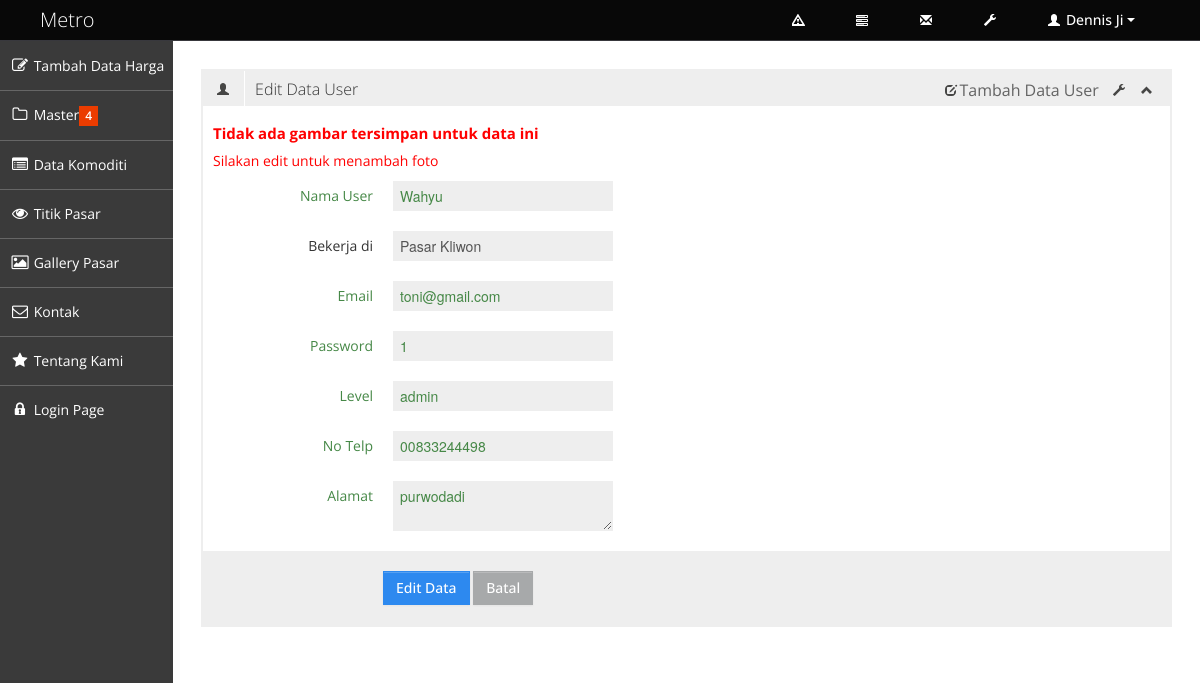
The page /index.php?page=detilU&id_user=1 on the database its author committed.
### tables this page shows
CREATE TABLE IF NOT EXISTS `user` (
  `id_user` int(11) NOT NULL,
  `id_pasar` int(11) NOT NULL,
  `email` varchar(30) NOT NULL,
  `password` varchar(30) NOT NULL,
  `level` varchar(30) NOT NULL,
  `nama_u` varchar(32) NOT NULL,
  `telp` varchar(20) NOT NULL DEFAULT '-',
  `alamat` text NOT NULL,
  `foto` varchar(50) DEFAULT NULL
);

CREATE TABLE IF NOT EXISTS `pasar` (
  `id_pasar` int(11) NOT NULL,
  `lat` double NOT NULL,
  `lng` double NOT NULL,
  `nama_pasar` varchar(30) NOT NULL,
  `telp` varchar(20) NOT NULL DEFAULT '-',
  `alamat` text NOT NULL,
  `gambar` varchar(50) DEFAULT NULL
);

### detil_user.php (the view, shortened to what this page needs)
<?php
 $id = $_GET['id_user'];
 $show = mysql_query("SELECT a.nama_pasar, b.id_user, b.email, b.password, b.level, b.foto, b.nama_u, b.telp, b.alamat,b.foto FROM pasar a join user b WHERE id_user='$id'");
 if(mysql_num_rows($show) == 0){
     echo '<script>window.history.back()</script>';
 }else{
     $data = mysql_fetch_assoc($show);
 }
 ?>
<div class="row-fluid sortable">
	<div class="box span12">
		<div class="box-header" data-original-title>
			<h2><i class="halflings-icon user"></i><span class="break"></span>Edit Data User</h2>
			<div class="box-icon">
				<a href="?page=tambahU" "><i class="halflings-icon edit"></i>Tambah Data User</a>
				<a href="#" class="btn-setting"><i class="halflings-icon wrench"></i></a>
				<a href="#" class="btn-minimize"><i class="halflings-icon chevron-up"></i></a>
			</div>
		</div>
		<div class="box-content">
		<div class="controls col-sm-6">
						<?php
							if ($data['foto']==""){
						  ?>
						  <td colspan="4"><h3 style="color: red; ">Tidak ada gambar tersimpan untuk data ini</h3>
						  <td colspan="4"><p style="color: red; ">Silakan edit untuk menambah foto</p></td>
							<?php }
						  else { ?>
						  <td colspan="4" ><a href="gambar_user/<?php echo $data['foto'];?>">
						<div style="width:100%;height: 100%;"><img src="gambar_user/<?php echo $data['foto'];?>"></div><br><p class="font-italic font-bold col-orange">klik untuk simpan gambar</p></a></td>
						  <?php } ?>
					</div>
			<form class="form-horizontal" action="" method="POST">
			  <fieldset>
				<div class="control-group success">
					<label class="control-label" for="inputSuccess">Nama User</label>
					<div class="controls">
					  <input type="text" name="nama_u" readonly value="<?php echo $data['nama_u']; ?>" id="inputSuccess">
					</div>
				</div>
				<div class="control-group">
					<label class="control-label" for="selectError">Bekerja di</label>
					<div class="controls">
						<input type="text" name="nama_t" readonly value="<?php echo $data['nama_pasar']; ?>" id="inputSuccess">
					</div>
				  </div>
				<div class="control-group success">
					<label class="control-label" for="inputSuccess">Email</label>
					<div class="controls">
					  <input type="text" name="telp" readonly value="<?php echo $data['email']; ?>" id="inputSuccess">
					</div>
				</div>
				<div class="control-group success">
					<label class="control-label" for="inputSuccess">Password</label>
					<div class="controls">
					  <input type="text" name="telp" readonly value="<?php echo $data['password']; ?>" id="inputSuccess">
					</div>
				</div>
				<div class="control-group success">
					<label class="control-label" for="inputSuccess">Level</label>
					<div class="controls">
					  <input type="text" name="telp" readonly value="<?php echo $data['level']; ?>" id="inputSuccess">
					</div>
				</div>
				<div class="control-group success">
					<label class="control-label" for="inputSuccess">No Telp</label>
					<div class="controls">
					  <input type="text" name="telp" readonly value="<?php echo $data['telp']; ?>" id="inputSuccess">
					</div>
				</div>
				<div class="control-group success">
					<label class="control-label" >Alamat</label>
					<div class="controls col-sm-8">
					  <textarea name="alamat" readonly id="inputSuccess"><?php echo $data['alamat']; ?></textarea>
					</div>
				</div>
				<div class="form-actions">
				  <a href="?page=editU&id_user=<?php echo $data['id_user']; ?>" class="btn btn-primary m-t-15 waves-effect">Edit Data</a>
				  <a href="?page=tampilU" class="btn">Batal</a>
				</div>
			  </fieldset>
			</form>
		</div>
		</div>
	</div>

### css/style.css (style rules this page uses)
body { background: #F5F5F5; color: #333; border: none; font-family: 'Open Sans', sans-serif; font-weight: 400; }
h2 { font-size: 16px; line-height: 16px; }
h3 { font-size: 15px; line-height: 15px; }
.box { border: 2px solid #eee; background: #fff !important; margin-bottom: 28px; }
.box-header { height: 16px; font-size: 16px; line-height: 16px; padding: 10px; background: #eee; -webkit-box-shadow: none; -moz-box-shadow: none; box-shadow: none; overflow: hidden; }
.box-header h2 { float:left; margin-top: 0px; font-weight: 300; }
.box-header h2 i { margin: 0px 3px 0px 4px; opacity: .8; filter: alpha(opacity=80); -ms-filter:"progid:DXImageTransform.Microsoft.Alpha(Opacity=80)"; }
.box-header .box-icon { float:right; margin-top: 1px; }
.box-header .box-icon i { -webkit-transition: all 0.1s ease-in-out; -moz-transition: all 0.1s ease-in-out; -o-transition: all 0.1s ease-in-out; -ms-transition: all 0.1s ease-in-out; transition: all 0.1s ease-in-out; opacity: .8; filter: alpha(opacity=80); -ms-filter:"progid:DXImageTransform.Microsoft.Alpha(Opacity=80)"; }
.box-header .box-icon a { margin: 0px 5px; }
.box-content { position: relative; z-index: 50; margin-top: -1px; padding: 10px; background: #fff !important; }
.form-actions { padding: 19px 20px 20px; margin: 20px -10px -30px -10px; background-color: #eee; border-top: 1px solid #eee; *zoom: 1; }
.form-actions:before, .form-actions:after { display: table; line-height: 0; content: ""; }
.form-actions:after { clear: both; }
.btn { display: inline-block; padding: 6px 12px; margin-bottom: 0; font-size: 14px; font-weight: 500; line-height: 20px; text-align: center; white-space: nowrap; vertical-align: middle; cursor: pointer; border: 1px solid #a7a9aa; -webkit-border-radius: 0px !important; border-radius: 0px !important; }
.btn { color: #ffffff; background-color: #a7a9aa; border-color: #a7a9aa; background-image: none; filter: none; text-shadow: none; }
.btn-primary { background-color: #2D89EF; border-color: #2D89EF; }

### css/halflings.css (style rules this page uses)
html, html .halflings { -webkit-font-smoothing: antialiased !important; }
.halflings-icon { display: inline-block; width: 14px; height: 14px; line-height: 14px; vertical-align: text-top; background-image: url(../img/glyphicons_halflings.svg); background-position: 0 0; background-repeat: no-repeat; vertical-align: top; *display: inline; *zoom: 1; *margin-right: .3em; }
.halflings-icon.user { background-position: -168px 0; }
.halflings-icon.edit { background-position: -96px -72px; }
.halflings-icon.chevron-up { background-position: -288px -120px; }
.halflings-icon.wrench { background-position: -360px -144px; }

### rows shown on the page
user: nama_u "Wahyu", telp "toni@gmail.com", telp "1", telp "admin", telp "00833244498", alamat "purwodadi"
pasar: nama_t "Pasar Kliwon"
